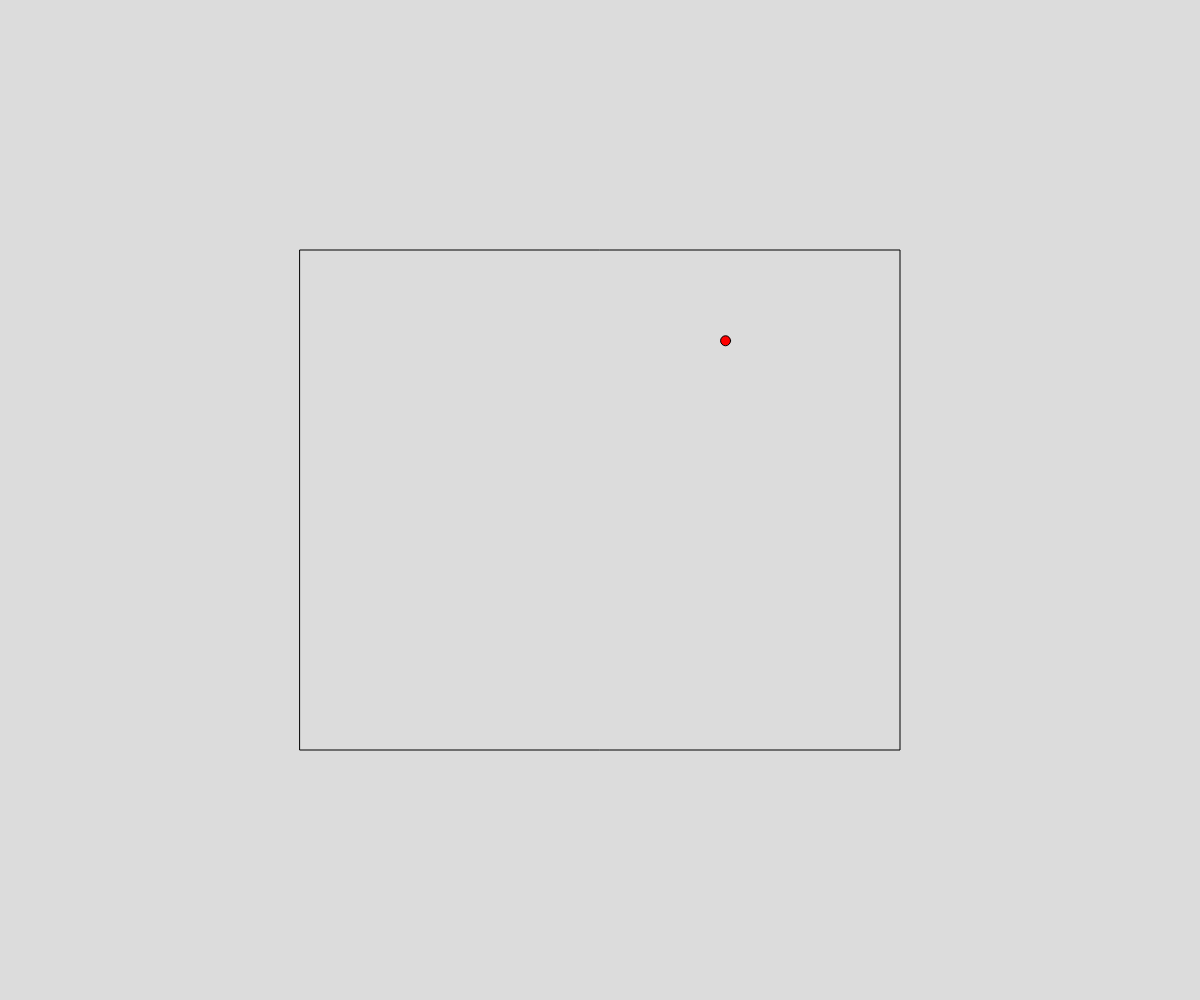
Frame 1 (no input)
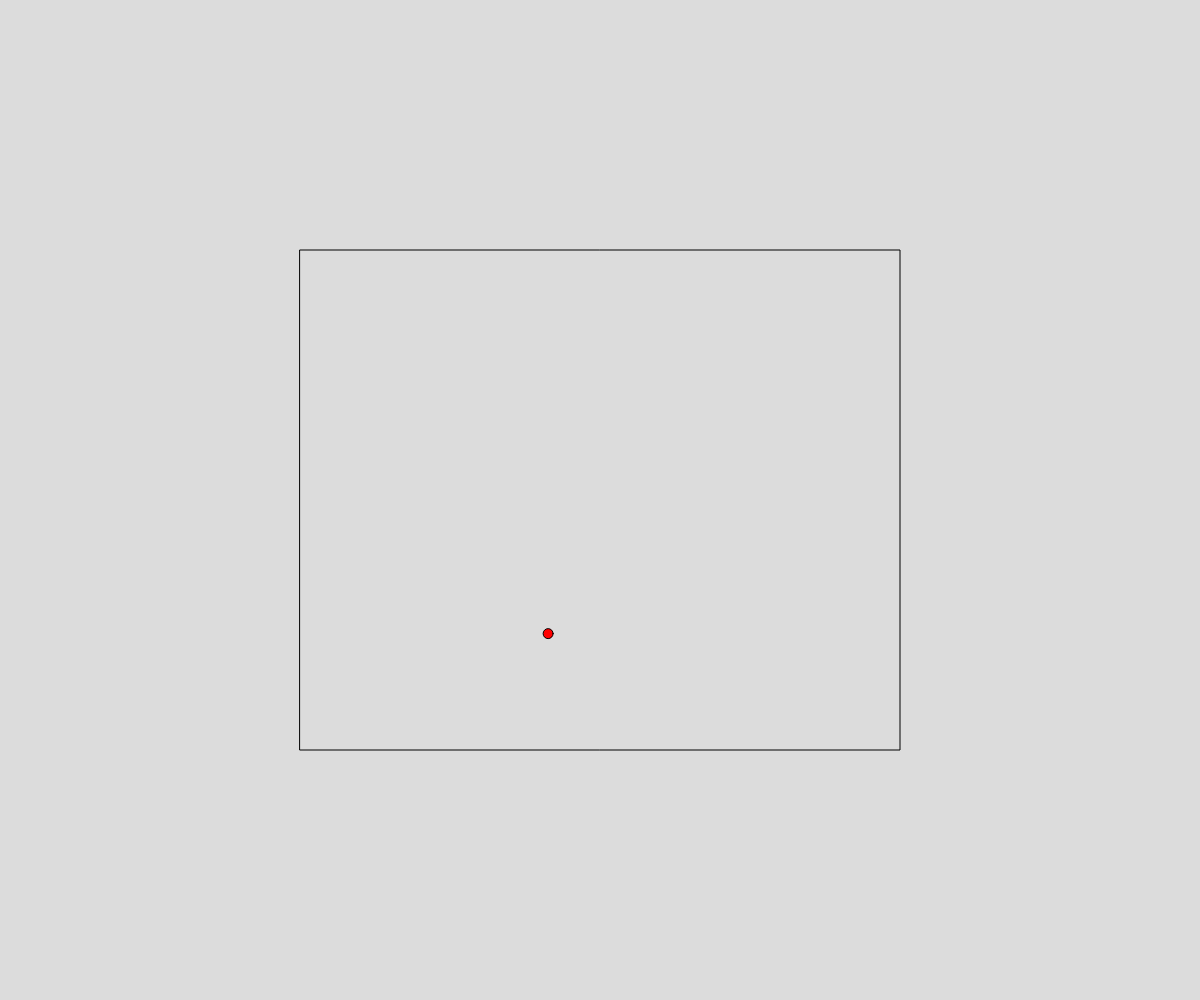
Frame 60 (no input)
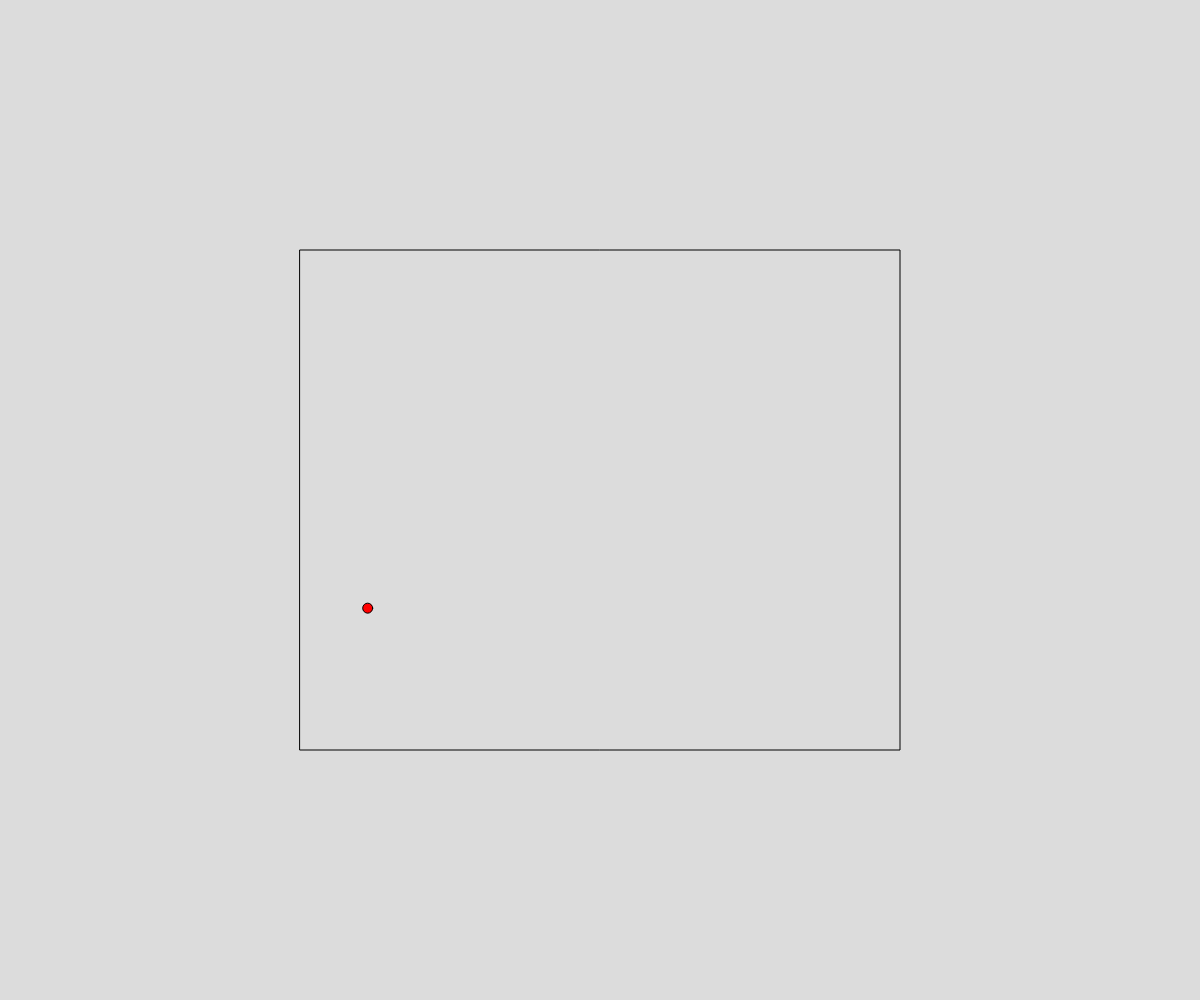
Frame 120 (the mouse pressed at the canvas centre since frame 60)

The p5.js sketch that drew these frames (run headless with seeded random() and noise() and a simulated clock; from frame 60 on, the mouse is pressed at the canvas centre):

// p5.js sketch
// ── sketch.js
// mta train cart am and pm traffic

let boxX, boxY;
let dots = [];
let minDots = 1
let maxDots = 250
let frameCount = 0;

function setup() {
  createCanvas(windowWidth, windowHeight);
  boxX = width / 4;
  boxY = height / 4;

  // create initial dots
  for (let i = 0; i < minDots; i++) {
    let x = random(boxX, boxX * 3);
    let y = random(boxY, boxY * 3);
    let dot = new Dot(x, y);
    dots.push(dot);
  }
}

function draw() {
  background(220);
  
  // draw "train cart"
  stroke(0);
  noFill();
  rect(boxX, boxY, boxX * 2, boxY * 2);
  
  // move and display dots
  for (let dot of dots) {
    dot.move();
    dot.display();
  }

  // change dot intensity
  frameCount++;
  if (frameCount % 200 === 0) {
    for (let i = 0; i < 20; i++) {
      let x = random(boxX, boxX * 3);
      let y = random(boxY, boxY * 3);
      let dot = new Dot(x, y);
      dots.push(dot);
    }

// how to make them go down????
  if (maxDots) {
    for (let i = 0; i < -20; i ++) {
      let x = random(boxX, boxX * 3);
      let y = random(boxY, boxY * 3);
      let dot = new Dot(x, y);
      dots.push(dot);
    }
  }
  }
}

class Dot {
  constructor(x, y) {
    this.x = x;
    this.y = y;
    this.speedX = random(-15, 1);
    this.speedY = random(-20, 1);
    this.radius = 5;
  }

  move() {
    // change dot position
    this.x += this.speedX;
    this.y += this.speedY;
    
    // bounce off walls
    if (this.x < boxX || this.x > boxX * 3) {
      this.speedX *= -1;
    }
    if (this.y < boxY || this.y > boxY * 3) {
      this.speedY *= -1;
    }
  }
  // display dots 
  display() {
    fill(255, 0, 0);
    ellipse(this.x, this.y, this.radius * 2);
  }
}
